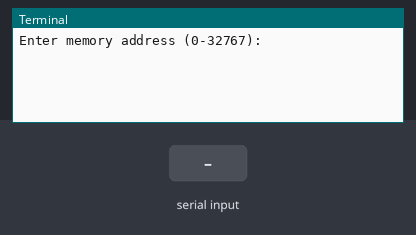
This program was run on a simulated Raspberry Pi (BCM pin numbers). Parts: the last lines printed to the terminal. The test bench sets the inputs (shaded band). EEPROM starts erased. At 2.8 s the program stops and its outputs stay as they are.

Above: at 1.2 s.
1.3 s: "5" typed at the terminal, then Enter
At 2.5 s:
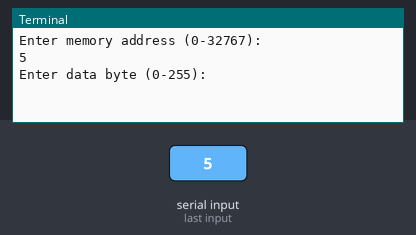
2.8 s: "90" typed at the terminal, then Enter
At 3.3 s:
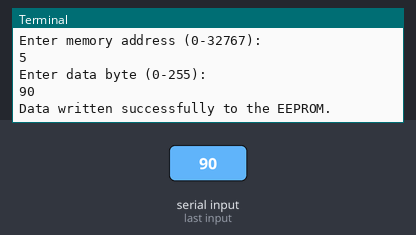

The program:

tushar.py
```python
import smbus
import time

# Define the I2C bus number and EEPROM address
bus = smbus.SMBus(1)
eeprom_address = 0x50

# Function to write a byte of data to the EEPROM
def write_byte(address, data):
    bus.write_byte_data(eeprom_address, address, data)
    time.sleep(0.01)  # Delay to allow the write operation to complete

# Prompt the user to enter the memory address and data byte
address = input("Enter memory address (0-32767): ")
data = input("Enter data byte (0-255): ")

# Convert the input values to integers
address = int(address)
data = int(data)

# Validate the input values
if address < 0 or address > 32767:
    print("Invalid memory address!")
    exit()

if data < 0 or data > 255:
    print("Invalid data byte!")
    exit()

# Split the 16-bit address into two bytes
address_high = (address >> 8) & 0xFF
address_low = address & 0xFF

# Write the address and data to the EEPROM
write_byte(address_high, data)
write_byte(address_low, data)

print("Data written successfully to the EEPROM.")
```

Measured:
- after the input at 1.3 s, the terminal: prints a new line at once (image 1)
- after the input at 2.8 s, the terminal: prints a new line at once (image 2)
